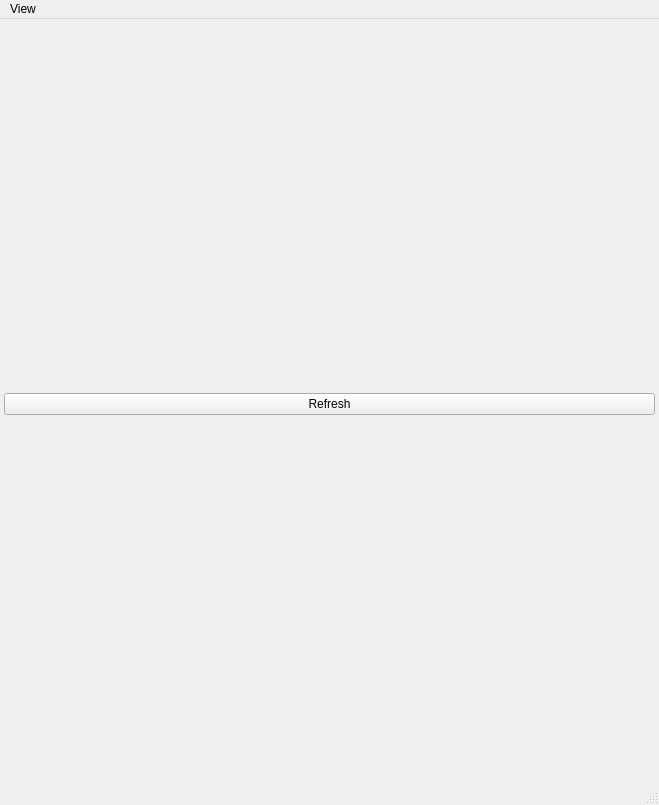
<?xml version="1.0" encoding="UTF-8"?>
<ui version="4.0">
 <class>Diff</class>
 <widget class="QMainWindow" name="Diff">
  <property name="geometry">
   <rect>
    <x>0</x>
    <y>0</y>
    <width>659</width>
    <height>805</height>
   </rect>
  </property>
  <property name="windowTitle">
   <string>Diff</string>
  </property>
  <widget class="QWidget" name="centralwidget">
   <layout class="QVBoxLayout" name="verticalLayout">
    <property name="leftMargin">
     <number>0</number>
    </property>
    <property name="topMargin">
     <number>0</number>
    </property>
    <property name="rightMargin">
     <number>0</number>
    </property>
    <property name="bottomMargin">
     <number>0</number>
    </property>
    <item>
     <layout class="QVBoxLayout" name="uiVerticalLayout">
      <item>
       <widget class="QSplitter" name="uiSplitterMain">
        <property name="sizePolicy">
         <sizepolicy hsizetype="Ignored" vsizetype="Expanding">
          <horstretch>0</horstretch>
          <verstretch>0</verstretch>
         </sizepolicy>
        </property>
        <property name="orientation">
         <enum>Qt::Vertical</enum>
        </property>
        <property name="opaqueResize">
         <bool>true</bool>
        </property>
        <property name="childrenCollapsible">
         <bool>true</bool>
        </property>
        <widget class="QSplitter" name="uiSplitter">
         <property name="sizePolicy">
          <sizepolicy hsizetype="Expanding" vsizetype="Ignored">
           <horstretch>0</horstretch>
           <verstretch>0</verstretch>
          </sizepolicy>
         </property>
         <property name="orientation">
          <enum>Qt::Horizontal</enum>
         </property>
        </widget>
       </widget>
      </item>
      <item>
       <widget class="QFrame" name="uiFrame">
        <property name="frameShape">
         <enum>QFrame::NoFrame</enum>
        </property>
        <property name="frameShadow">
         <enum>QFrame::Raised</enum>
        </property>
        <layout class="QVBoxLayout" name="verticalLayout_2">
         <property name="leftMargin">
          <number>4</number>
         </property>
         <property name="topMargin">
          <number>4</number>
         </property>
         <property name="rightMargin">
          <number>4</number>
         </property>
         <property name="bottomMargin">
          <number>4</number>
         </property>
         <item>
          <widget class="QPushButton" name="uiRefreshBtn">
           <property name="text">
            <string>Refresh</string>
           </property>
           <property name="shortcut">
            <string>Ctrl+R</string>
           </property>
          </widget>
         </item>
        </layout>
       </widget>
      </item>
     </layout>
    </item>
   </layout>
  </widget>
  <widget class="QMenuBar" name="menubar">
   <property name="geometry">
    <rect>
     <x>0</x>
     <y>0</y>
     <width>659</width>
     <height>22</height>
    </rect>
   </property>
   <property name="defaultUp">
    <bool>false</bool>
   </property>
   <property name="nativeMenuBar">
    <bool>false</bool>
   </property>
   <widget class="QMenu" name="menuView">
    <property name="tearOffEnabled">
     <bool>false</bool>
    </property>
    <property name="title">
     <string>View</string>
    </property>
    <addaction name="actionShowDiffOnly"/>
    <addaction name="actionShowNames"/>
    <addaction name="actionShowLabels"/>
   </widget>
   <addaction name="menuView"/>
  </widget>
  <widget class="QStatusBar" name="statusbar">
   <property name="enabled">
    <bool>false</bool>
   </property>
  </widget>
  <action name="actionShowDiffOnly">
   <property name="checkable">
    <bool>true</bool>
   </property>
   <property name="checked">
    <bool>true</bool>
   </property>
   <property name="text">
    <string>Show differences only</string>
   </property>
  </action>
  <action name="actionShowNames">
   <property name="checkable">
    <bool>true</bool>
   </property>
   <property name="checked">
    <bool>true</bool>
   </property>
   <property name="text">
    <string>Show names</string>
   </property>
  </action>
  <action name="actionShowLabels">
   <property name="checkable">
    <bool>true</bool>
   </property>
   <property name="checked">
    <bool>true</bool>
   </property>
   <property name="text">
    <string>Show labels</string>
   </property>
  </action>
 </widget>
 <resources/>
 <connections/>
</ui>
